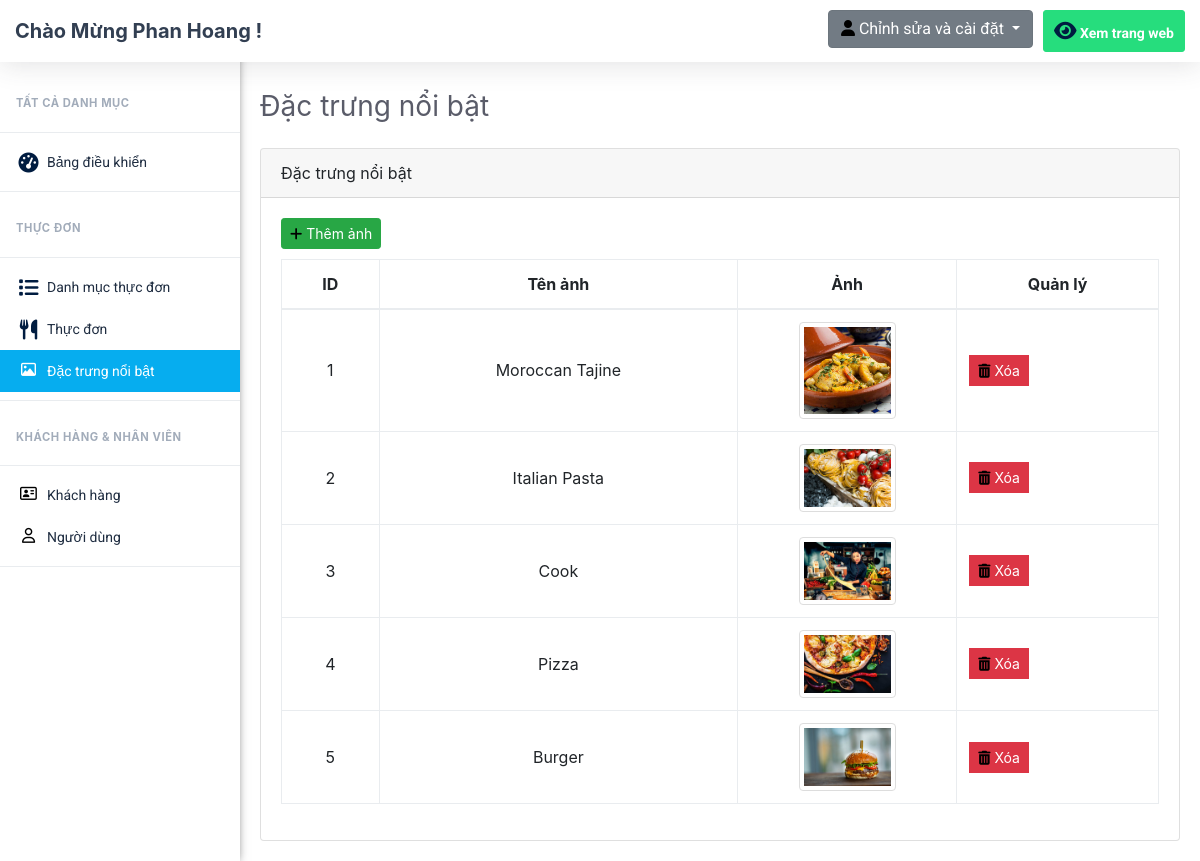
The page /admin/gallery.php (signed in) on the database its author committed.
### tables this page shows
CREATE TABLE `image_gallery` (
  `image_id` int(2) NOT NULL,
  `image_name` varchar(30) NOT NULL,
  `image` varchar(255) NOT NULL
);

### admin/gallery.php (the view, shortened to what this page needs)
<?php
$pageTitle = 'Đặc trưng nổi bật';
if(isset($_SESSION['username_restaurant_qRewacvAqzA']) && isset($_SESSION['password_restaurant_qRewacvAqzA']))
{
    include 'connect.php';
    include 'Includes/templates/header.php';
    include 'Includes/templates/navbar.php';
    ?>
    <?php
    $stmt = $con->prepare("SELECT * FROM image_gallery");
    $stmt->execute();
    $gallery = $stmt->fetchAll();
    ?>
    <div class="card">
        <div class="card-header">
            <?php echo $pageTitle; ?>
        </div>
        <div class="card-body">
            <button class="btn btn-success btn-sm" style="margin-bottom: 10px;" type="button" data-toggle="modal" data-target="#add_new_image" data-placement="top">
                <i class="fa fa-plus"></i>
                Thêm ảnh
            </button>
            <table class="table table-bordered gallery-table">
                <thead>
                <tr>
                    <th scope="col">ID</th>
                    <th scope="col">Tên ảnh </th>
                    <th scope="col">Ảnh </th>
                    <th scope="col">Quản lý </th>
                </tr>
                </thead>
                <tbody>
                <?php
                foreach($gallery as $image)
                {
                    echo "<tr>";
                    echo "<td>";
                    echo $image['image_id'];
                    echo "</td>";
                    echo "<td style = 'text-transform: capitalize'>";
                    echo $image['image_name'];
                    echo "</td>";
                    $src = "./Uploads/images/".$image['image'];
                    echo "<td style='width:25%!important'>";
                    echo "<img src='".$src."' class='image_gallery img-fluid img-thumbnail' alt='".$image['image_name']."'>";
                    echo "</td>";
                    echo "<td>";
                    $delete_data = "delete_".$image["image_id"];
                    ?>
                    <ul class="list-inline m-0">
                        <li class="list-inline-item" data-toggle="tooltip" title="Xóa">
                            <button class="btn btn-danger btn-sm rounded-0" type="button" data-toggle="modal" data-target="#<?php echo $delete_data; ?>" data-placement="top">
                                <i class="fa fa-trash"></i>
                                Xóa
                            </button>
                        </li>
                    </ul>
                    <?php
                    echo "</td>";
                    echo "</tr>";
                }
                ?>
                </tbody>
            </table>
        </div>
    </div>
    <?php
    include 'Includes/templates/footer.php';
}
else
{
    header('Location: index.php');
    exit();
}
?>

### admin/Design/css/main.css (style rules this page uses)
ul { display: block; list-style: none; padding: 0; margin: 0; }
html { scroll-behavior: smooth; }
body { font-family: 'Roboto', sans-serif; font-size: 16px; line-height: 28px; font-weight: 300; }
.list-inline { display: flex; }

### public/css/main.css (style rules this page uses)
:root { --font_family: 'Roboto', sans-serif; --main_color: #001c40; --main_bg: #ffd43b; --login_bg: #001c40; --white_bg: #ffffff; --onehundred_percent: 100%; --black_color: #000; --back_bg: #000000; --margin_0: 0px; --padding_0: 0px; --none: none; --transparent: transparent; --font_14: 14px; --font_13: 13px; --font_15: 15px; --font_17: 17px; --font-22: 22px; --nine-900: 900; --center: center; --one_five: 1.5; --radius_5px: 0.357rem; --vh_100: 100vh; --h_45: 45px; --auto: auto; --w_960px: 960px; --w_316: 316px; --w_500: 500; --w300: 300px; --flex-element: flex; --wrap-element: wrap; --radius_10: 10px; --px_1: 1px; --e_flex: flex; --shadow-form: 1px 1px 10px #00000070; --hidden-element: hidden; --bg-cover: cover; --cursor_pointer: pointer; --p_wrap_login: 100px 100px 50px 100px; --shadow_login: 0px 0px 20px 0px #0000003b; }
* { margin: var(--margin_0); padding: var(--padding_0); box-sizing: border-box; }
body, html { height: var(--onehundred_percent); background: var(--white_bg); }
ul, li { margin: var(--margin_0); list-style-type: var(--none); }
button { outline: var(--none) !important; border: var(--none); background: var(--transparent); }
.fa { color: var(--black_color); }

### admin/gallery.php (style rules this page uses)
.gallery-table td, .gallery-table th { vertical-align: middle; text-align: center; }
.image_gallery { width: 50%; }

### rows shown on the page
image_gallery: image_id "1", image_name "Moroccan Tajine", image (picture)
image_gallery: image_id "2", image_name "Italian Pasta", image (picture)
image_gallery: image_id "3", image_name "Cook", image (picture)
image_gallery: image_id "4", image_name "Pizza", image (picture)
image_gallery: image_id "5", image_name "Burger", image (picture)

### other values the page prints
$pageTitle "Đặc trưng nổi bật"
